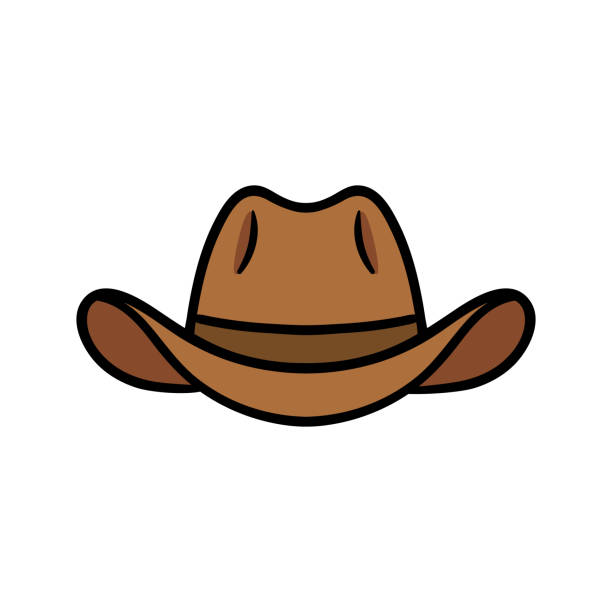
#> input picture cowboy_hat.jpg, 612 x 612 px, found by its file name
$ python utils.py
#> lines starting #> are read from the running program, lines starting #| are printed output that depends on the picture; after the words box and inside, x2 and y2 are one past the last pixel; in counts of white or black regions, pixels touching at a corner belong together
import matplotlib.pyplot as plt
import numpy as np
import cv2


def get_bounding_box(input_image):
    threshold = 127
    if isinstance(input_image, str):
        img = plt.imread(input_image)
    else:
        img = input_image.copy()
    gray = cv2.cvtColor(img, cv2.COLOR_BGR2GRAY)
    ret, thresh = cv2.threshold(gray, threshold, 255, cv2.THRESH_BINARY)
    contours, hier = cv2.findContours(thresh, cv2.RETR_TREE, cv2.CHAIN_APPROX_SIMPLE)
    # note that h goes with x and w with y
    x, y, w, h = cv2.boundingRect(contours[1])
    return (x, y, w, h), thresh

def get_mask(base_folder, save_folder, input_image):
#> called with base_folder = '/home/carmelo/Projects/git/NFTGenerator/', input_image = 'cowboy_hat.jpg'
    img = plt.imread(base_folder + input_image)
#> img is the input picture: shape (612, 612, 3); mean R, G, B 230, 222.8, 217.3
    #img = cv2.GaussianBlur(img, (5, 5), 0)
    img = cv2.resize(img, (50, 50))
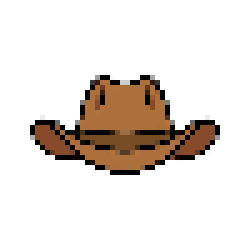
#> img: shape (50, 50, 3) (shown 5 times larger); mean R, G, B 230.3, 223, 217.4
    img = np.pad(img, ((10, 10), (10, 10), (0, 0)), 'constant', constant_values=(255, 255))
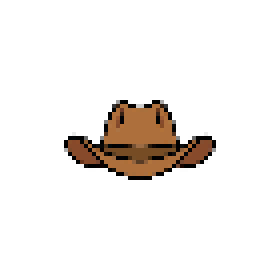
#> img: shape (70, 70, 3) (shown 4 times larger); mean R, G, B 242.4, 238.7, 235.8
    (x, y, w, h), thresh = get_bounding_box(img)
#> in get_bounding_box, `gray = cv2.cvtColor(img, cv2.COLOR_BGR2GRAY)`:
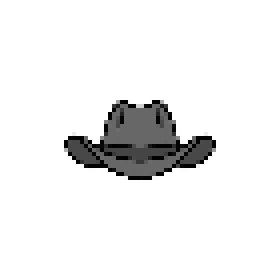
#> gray: shape (70, 70) (shown 4 times larger); min 0, max 255, mean 238.3
#> in get_bounding_box, `ret, thresh = cv2.threshold(gray, threshold, 255, cv2.THRESH_BINARY)`:
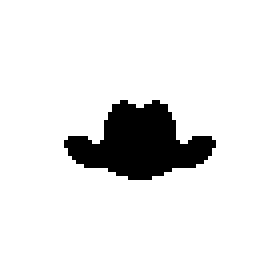
#> thresh: shape (70, 70) (shown 4 times larger); 91.1% white; 1 black region
#> in get_bounding_box, `ret, thresh = cv2.threshold(gray, threshold, 255, cv2.THRESH_BINARY)`: ret = 127
#> in get_bounding_box, `contours, hier = cv2.findContours(thresh, cv2.RETR_TREE, cv2.CHAIN_APP..`: contours = 2 contours; box (x1, y1, x2, y2) and area: (0, 0, 70, 70) 4761, (15, 24, 55, 46) 480
#> in get_bounding_box, `x, y, w, h = cv2.boundingRect(contours[1])`: x = 15; y = 24; w = 40; h = 22
#> x = 15; y = 24; w = 40; h = 22
    # img = img[x:x + h, y:y + w, :]
    img = img[:, :, ::-1]
    alpha_channel = 255 * np.zeros(img[:, :, 0].shape, dtype=img.dtype)
    alpha_channel[np.nonzero(thresh == 0)] = 255
    img = cv2.merge((img, alpha_channel))
#> img: shape (70, 70, 4)
    print(img.shape)
#| (70, 70, 4)
    cv2.imwrite(save_folder + input_image.split('.')[0]+'_mask.png', img)

base_folder= '/home/carmelo/Projects/git/NFTGenerator/'
save_folder = base_folder + 'Masks/'
input_image = 'cowboy_hat.jpg'
get_mask(base_folder, save_folder, input_image)
